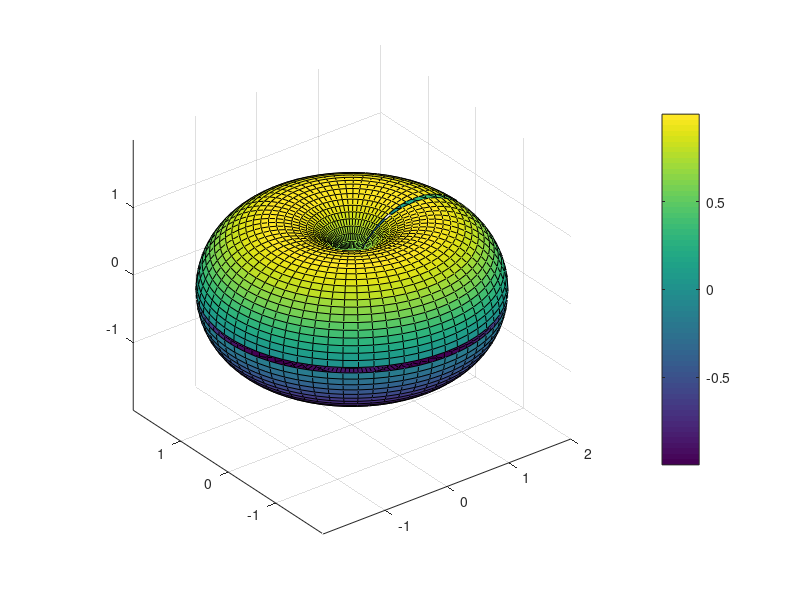

Recreate this plot in MATLAB.
[u,v] = meshgrid(0:0.1:2*pi,0:0.1:2*pi);
x = (1+cos(u)).*cos(v);
y = (1+cos(u)).*sin(v);
z = sin(u);
figure
surf(x,y,z);
colorbar;
axis equal